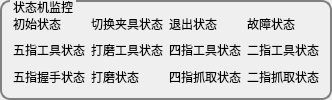
                 <widget class="QGroupBox" name="gBox_tab_fsm_status">
                  <property name="styleSheet">
                   <string notr="true">QGroupBox{

border-width:2px;

border-style:solid;

border-radius: 10px;

border-color:gray;

margin-top:0.5ex;

}

QGroupBox::title{

subcontrol-origin:margin;

subcontrol-position:top left;

left:10px;

margin-left:0px;

padding:0 1px;

}</string>
                  </property>
                  <property name="title">
                   <string>状态机监控</string>
                  </property>
                  <layout class="QHBoxLayout" name="horizontalLayout_22">
                   <item>
                    <layout class="QGridLayout" name="gLayout_tab_fsm_status">
                     <item row="1" column="0">
                      <widget class="QLabel" name="label_tab_fsm_fivefinger">
                       <property name="maximumSize">
                        <size>
                         <width>100</width>
                         <height>50</height>
                        </size>
                       </property>
                       <property name="text">
                        <string>五指工具状态</string>
                       </property>
                      </widget>
                     </item>
                     <item row="0" column="2">
                      <widget class="QLabel" name="label_tab_fsm_exit">
                       <property name="maximumSize">
                        <size>
                         <width>100</width>
                         <height>50</height>
                        </size>
                       </property>
                       <property name="text">
                        <string>退出状态</string>
                       </property>
                      </widget>
                     </item>
                     <item row="0" column="3">
                      <widget class="QLabel" name="label_tab_fsm_err">
                       <property name="maximumSize">
                        <size>
                         <width>100</width>
                         <height>50</height>
                        </size>
                       </property>
                       <property name="text">
                        <string>故障状态</string>
                       </property>
                      </widget>
                     </item>
                     <item row="0" column="1">
                      <widget class="QLabel" name="label_tab_fsm_switchgripper">
                       <property name="maximumSize">
                        <size>
                         <width>100</width>
                         <height>50</height>
                        </size>
                       </property>
                       <property name="text">
                        <string>切换夹具状态</string>
                       </property>
                      </widget>
                     </item>
                     <item row="0" column="0">
                      <widget class="QLabel" name="label_tab_fsm_init">
                       <property name="maximumSize">
                        <size>
                         <width>100</width>
                         <height>50</height>
                        </size>
                       </property>
                       <property name="text">
                        <string>初始状态</string>
                       </property>
                      </widget>
                     </item>
                     <item row="1" column="3">
                      <widget class="QLabel" name="label_tab_fsm_twofinger">
                       <property name="maximumSize">
                        <size>
                         <width>100</width>
                         <height>50</height>
                        </size>
                       </property>
                       <property name="text">
                        <string>二指工具状态</string>
                       </property>
                      </widget>
                     </item>
                     <item row="1" column="2">
                      <widget class="QLabel" name="label_tab_fsm_fourfinger">
                       <property name="maximumSize">
                        <size>
                         <width>100</width>
                         <height>50</height>
                        </size>
                       </property>
                       <property name="text">
                        <string>四指工具状态</string>
                       </property>
                      </widget>
                     </item>
                     <item row="1" column="1">
                      <widget class="QLabel" name="label_tab_fsm_nopower">
                       <property name="maximumSize">
                        <size>
                         <width>100</width>
                         <height>50</height>
                        </size>
                       </property>
                       <property name="text">
                        <string>打磨工具状态</string>
                       </property>
                      </widget>
                     </item>
                     <item row="2" column="0">
                      <widget class="QLabel" name="label_tab_fsm_shakehand">
                       <property name="maximumSize">
                        <size>
                         <width>100</width>
                         <height>50</height>
                        </size>
                       </property>
                       <property name="text">
                        <string>五指握手状态</string>
                       </property>
                      </widget>
                     </item>
                     <item row="2" column="1">
                      <widget class="QLabel" name="label_tab_fsm_polish">
                       <property name="maximumSize">
                        <size>
                         <width>100</width>
                         <height>50</height>
                        </size>
                       </property>
                       <property name="text">
                        <string>打磨状态</string>
                       </property>
                      </widget>
                     </item>
                     <item row="2" column="2">
                      <widget class="QLabel" name="label_tab_fsm_grab">
                       <property name="maximumSize">
                        <size>
                         <width>100</width>
                         <height>50</height>
                        </size>
                       </property>
                       <property name="text">
                        <string>四指抓取状态</string>
                       </property>
                      </widget>
                     </item>
                     <item row="2" column="3">
                      <widget class="QLabel" name="label_tab_fsm_twofingerGrab">
                       <property name="maximumSize">
                        <size>
                         <width>100</width>
                         <height>50</height>
                        </size>
                       </property>
                       <property name="text">
                        <string>二指抓取状态</string>
                       </property>
                      </widget>
                     </item>
                    </layout>
                   </item>
                  </layout>
                 </widget>
